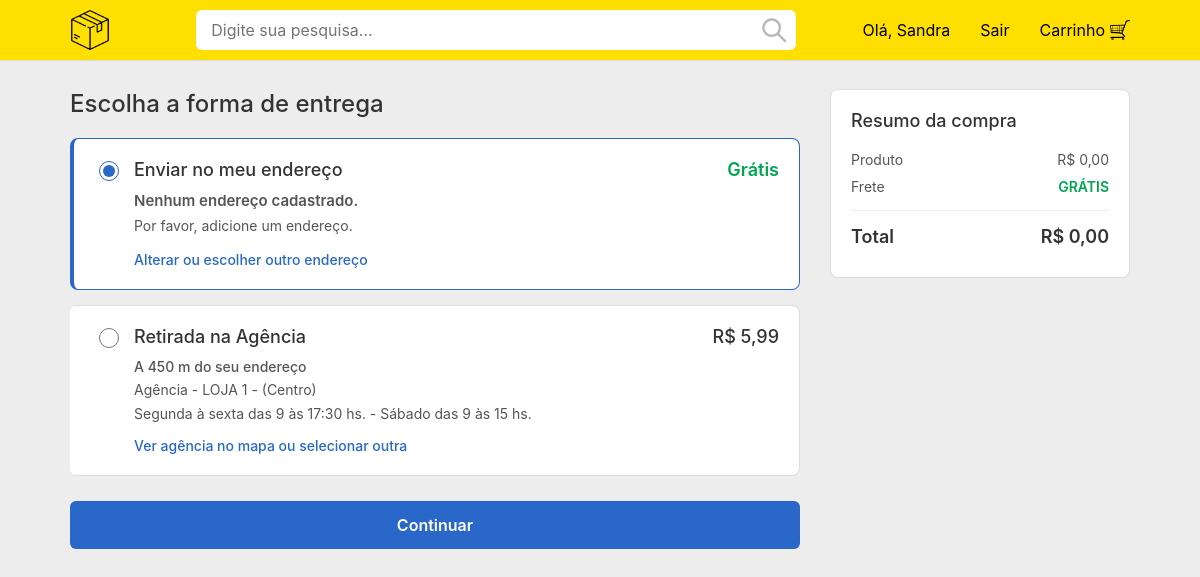
/tela_entrega.php (signed in), run on an earlier commit of the app's database.
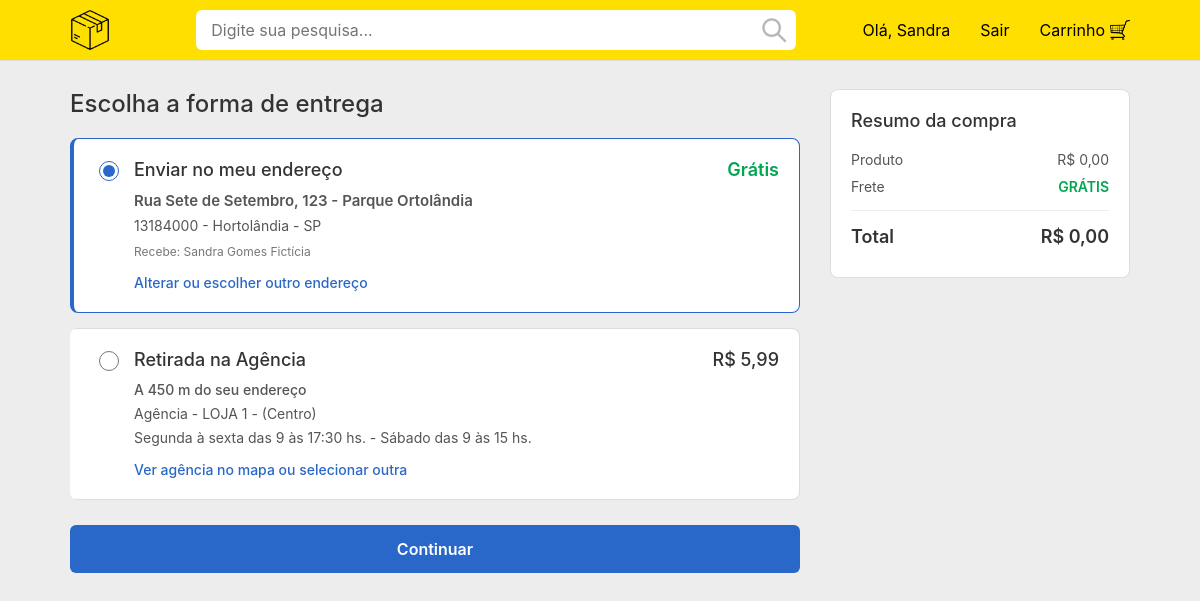
And on a later commit of the database.
### tables this page shows
CREATE TABLE `enderecos` (
  `id` int NOT NULL,
  `usuario_id` int NOT NULL,
  `cep` varchar(10) NOT NULL,
  `rua` varchar(255) NOT NULL,
  `numero` varchar(50) NOT NULL,
  `complemento` varchar(100) DEFAULT NULL,
  `bairro` varchar(100) NOT NULL,
  `cidade` varchar(100) NOT NULL,
  `estado` varchar(2) NOT NULL,
  `pais` varchar(50) NOT NULL DEFAULT 'Brasil'
);

### src/tela_entrega.php (the view, shortened to what the changed rows need)
<?php
require '../Banco de dados/conexao.php';
$usuario_id = $_SESSION['usuario_id'];
$nome_usuario_completo = $_SESSION['usuario_nome'];
$endereco_padrao = null;
try {
    $stmt_addr = $pdo->prepare("SELECT * FROM ENDERECOS WHERE usuario_id = ? ORDER BY id DESC LIMIT 1");
    $stmt_addr->execute([$usuario_id]);
    $endereco_padrao = $stmt_addr->fetch(PDO::FETCH_ASSOC);
} catch (PDOException $e) {
    error_log("Erro ao buscar endereço: " . $e->getMessage());
}
?>
<!DOCTYPE html>
<html lang="pt-BR">
<head>
  <link rel="stylesheet" href="../assets/estilos/style.css">
  <link rel="stylesheet" href="../assets/estilos/estilo_entrega.css">
  <link rel="stylesheet" href="https://cdnjs.cloudflare.com/ajax/libs/font-awesome/6.0.0-beta3/css/all.min.css">
  <link rel="stylesheet" href="https://unpkg.com/leaflet@1.9.4/dist/leaflet.css"/>
</head>
<body>
    <main class="entrega-layout-container">
        <div class="opcoes-entrega">
            <h2>Escolha a forma de entrega</h2>
            <form id="form-entrega">
                <div class="opcao-bloco selecionado">
                    <label for="enviar-endereco" class="opcao-label">
                        <div class="opcao-detalhes">
                            <?php if ($endereco_padrao): ?>
                                <p style="font-weight: 600; font-size: 15px;">
                                    <?php echo htmlspecialchars($endereco_padrao['rua']); ?>, <?php echo htmlspecialchars($endereco_padrao['numero']); ?> - <?php echo htmlspecialchars($endereco_padrao['bairro']); ?>
                                </p>
                                <p style="margin: 5px 0;">
                                    <?php echo htmlspecialchars($endereco_padrao['cep']); ?> - <?php echo htmlspecialchars($endereco_padrao['cidade']); ?> - <?php echo htmlspecialchars($endereco_padrao['estado']); ?>
                                </p>
                                <p class="tipo-endereco">Recebe: <?php echo htmlspecialchars($nome_usuario_completo); ?></p>
                            <?php else: ?>
                                <p style="font-weight: 600; font-size: 15px;">Nenhum endereço cadastrado.</p>
                                <p style="margin: 5px 0;">Por favor, adicione um endereço.</p>
                            <?php endif; ?>
                            <a href="#" class="link-acao" onclick="abrirModalEnderecoComLocalizacao()">Alterar ou escolher outro endereço</a>
                        </div>
                    </label>
                </div>
            </form>
        </div>
    </main>
</body>
</html>

What changed in the data, as far as the page shows it:
added enderecos: rua "Rua Sete de Setembro", numero "123", bairro "Parque Ortolândia", cep "13184000", cidade "Hortolândia", estado "SP"
Also different on the page:
$nome_usuario_completo: (not shown) → "Sandra Gomes Fictícia"
text no longer shown: "Nenhum endereço cadastrado. Por favor, adicione um endereço."
text now shown: ", - - - Recebe:"
